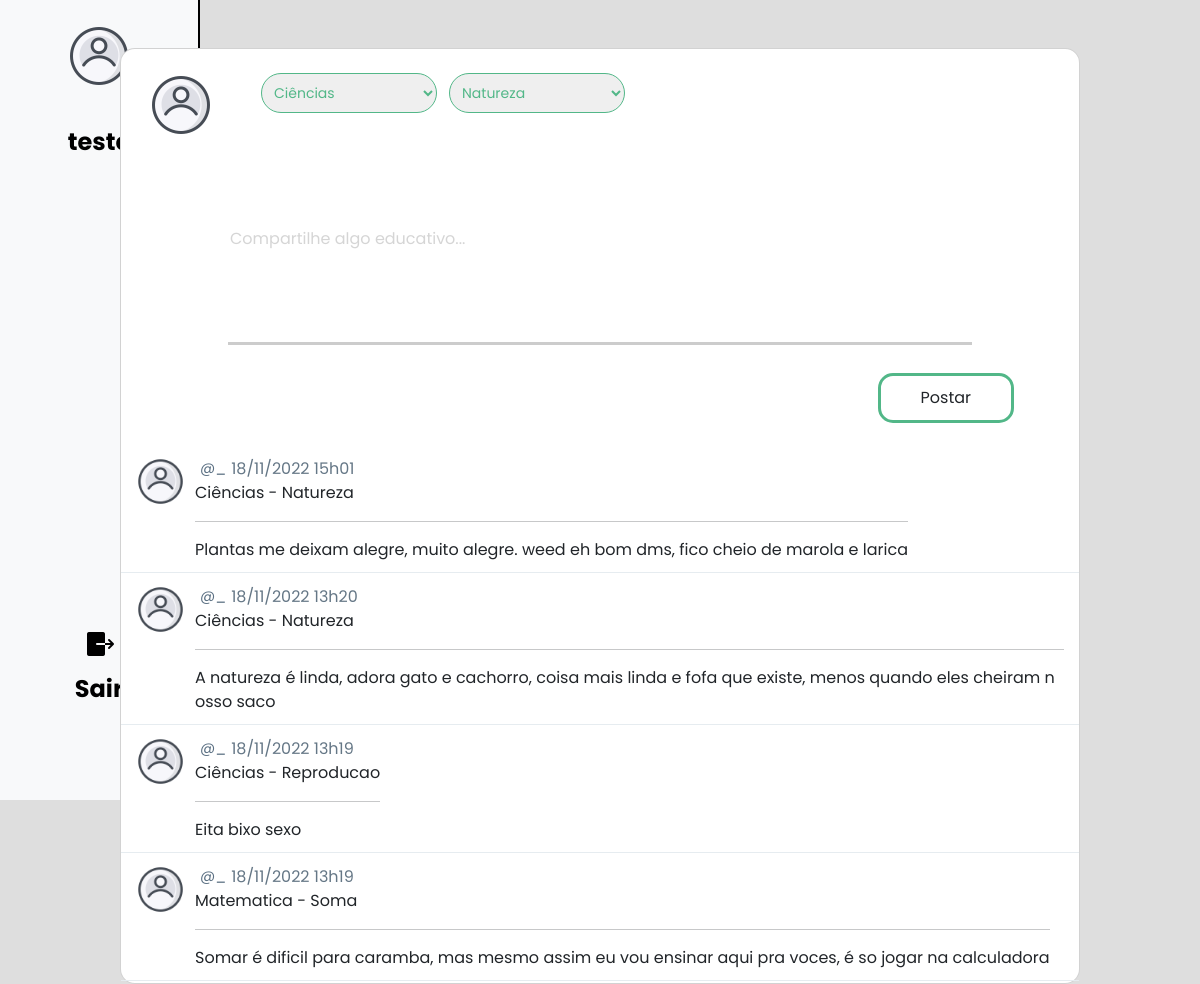
/RestrictArea/index.php (signed in), run on the app's committed database.
### tables this page shows
CREATE TABLE `tbpostagem` (
  `idPostagem` int(11) NOT NULL,
  `idAssunto` int(11) DEFAULT NULL,
  `conteudoPostagem` varchar(150) NOT NULL,
  `idUser` int(11) NOT NULL,
  `idMateria` int(11) NOT NULL,
  `dataPostagem` datetime DEFAULT NULL
);

CREATE TABLE `tbmateria` (
  `idMateria` int(11) NOT NULL,
  `nomeMateria` varchar(150) DEFAULT NULL
);

CREATE TABLE `tbassuntomateria` (
  `idAssunto` int(11) NOT NULL,
  `nomeAssunto` varchar(150) NOT NULL,
  `idMateria` int(11) NOT NULL
);

### classes/Materia.php (called while the page is built, shortened)
<?php
    class Materia{
        public function getMateria(){
            $connection = Connection::getConnection();
            $querySelect = "SELECT * FROM tbMateria";
            $result = $connection->query($querySelect);
            return $result->fetchAll();
        }
    }
?>

### classes/AssuntoMateria.php (called while the page is built, shortened)
<?php
    class AssuntoMateria{
        public function getAssuntoMateria(){
            $connection = Connection::getConnection();
            $querySelect = "select * from tbAssuntoMateria";
            $result = $connection->query($querySelect);
            return $result->fetchAll();
        }
    }
?>

### classes/Postagem.php (called while the page is built, shortened)
<?php
    class Postagem{
        public function getPost(){
            $connection = Connection::getConnection();
            $querySelect = "
            SELECT post.idPostagem, post.conteudoPostagem, materia.nomeMateria, AssunMateria.nomeAssunto, users.nomeUser, users.idUser, DATE_FORMAT(post.dataPostagem,
            '%d/%m/%Y %Hh%i'
            )
            AS
            'dtPostagem'  FROM tbPostagem post
            LEFT JOIN tbuser users on users.idUser = post.idUser
            LEFT JOIN tbmateria materia on materia.idMateria = post.idMateria
            LEFT JOIN tbassuntomateria AssunMateria on AssunMateria.idAssunto = post.idAssunto
            order by dataPostagem desc
            ";
            $result = $connection->query($querySelect);
            return $result->fetchAll();
        }
    }
?>

### RestrictArea/index.php (the view, shortened to what this page needs)
<!DOCTYPE html>
<html lang="en">
<head>
     <link href="https://cdn.jsdelivr.net/npm/bootstrap@5.2.0/dist/css/bootstrap.min.css" rel="stylesheet"
>
    <link rel="stylesheet" type="text/css" href="../css/style.css" media="screen" />
    <link rel="stylesheet" type="text/css" href="css/style.css" media="screen" />
    <link rel="stylesheet" href="css/tweet.css" />
    <link href='https://use.fontawesome.com/releases/v5.1.0/css/all.css' rel='stylesheet' />
</head>
<body>
<div class="container-fluid">
        <div class="row">
          <div class="col-1 left-bar bg-light">
            <ul class="nav flex-column">
                <li class="nav-item ">
                  <img class="card-photo col-1">
                  <h2 class="yourProfile mt-3"><?php echo $_SESSION["nomeSession"]?></h2>
                </li>
              </ul>
              <br>
              <div class="logout">
                <a href="../logout.php">
                  <img>
                  <h2 class="yourProfile mt-3">Sair</h2>
                </a>
              </div>
        </div>
          <div class="col-12">
                <div class="card mt-5 mx-auto">
                <form method="POST" action="rotinas/insertPostComum.php" onSubmit="alerta()" id="form">
                    <div class="row">
                        <img class="card-photo col-1">
                        <select class="select-box form-select-sm col-3 mx-2 mt-4" name="idMateria" id="idMateria">
                        <?php
                            require_once '../classes/Materia.php';
                            require_once '../classes/AssuntoMateria.php';
                            $assunMateria = new AssuntoMateria(null, null);
                            $assunMaterias = $assunMateria->getAssuntoMateria();
                            $materia = new Materia(null, null);
                            $materias = $materia->getMateria();
                            if(!empty($materias)){
                                foreach($materias as $m){ ?>
                                    <option value="<?php echo $m['idMateria']; ?>"><?php echo $m['nomeMateria']; ?></option>
                            <?php }}else{ ?>
                                    <option value="">Sem Materias Cadastradas</option>
                            <?php } ?>
                        </select>
                        <select class="select-box form-select-sm col-3 mx-1 mt-4" name="idAssuntoMateria" id="idAssuntoMateria"  >
                            <?php
                                if(!empty($assunMaterias) ){
                                    foreach($assunMaterias as $am){ ?>
                                            <option value="<?php echo $am['idAssunto']; ?>"><?php echo $am['nomeAssunto']; ?></option>
                          <?php }} else { ?>
                                        <option value="">Sem Assuntos Cadastradas</option>
                          <?php } ?>
                        </select>
                    </div>
                    <div class="card-body mt-5">
                      <div class="input-group flex-nowrap d-flex justify-content-center">
                        <textarea class="input-form" id="input-cadastro" placeholder="Compartilhe algo educativo..." aria-label="Compartilhe algo educativo..." name="txtConteudo" aria-describedby="addon-wrapping" cols="30" rows="10" maxlength="999" autofocus></textarea>
                      </div>
                      <div class="form-group">
                        <button class="btn" id="btnPost" style="margin-left:80%;" type="submit">
                            Postar
                        </button>
                      </div>
                    </div>
                  </form>
            <?php
        require_once '../classes/Postagem.php';
        $post = new Postagem(null, null, null, null);
        $posts = $post->getPost();
        if(!empty($posts)){
          foreach($posts as $p){
            ?>
            <div class="tweet">
              <img class="tweet__author-logo">
              <div class="tweet__main">
                <div class="tweet__header">
                  <div class="tweet__author-slug">
                    @<?php echo $p['idUser'].'_'.$p['nomeUser'];  ?>
                  </div>
                  <div class="tweet__publish-time">
                    <?php echo $p['dtPostagem']; ?>
                  </div>
                </div>
                <div class="tweet__content" style>
                <?php echo $p['nomeMateria'].' - '.$p['nomeAssunto']; ?>
                <hr>
                <?php echo $p['conteudoPostagem']; ?>
                </div>
              </div>
            </div>
          <?php }
        } ?>
                    </div>
                </div>
          </div>
        </div>
</body>
</html>

### css/style.css (style rules this page uses)
body { background-color: #dedede; }
a { text-decoration: none; }
.input-form { font-family: 'Poppins'; margin-bottom: 20px; outline: none; width: 100%; background-color: rgb(239, 239, 239); border: none; border-radius: 15px; transition: 0.4s; }
#input-cadastro { width: 70vh; height: 9vh; background-color: transparent; border-radius: 0; border-bottom:3px solid #ccc; }
#input-cadastro::placeholder { color: rgba(204, 204, 204, 0.832); }

### RestrictArea/css/style.css (style rules this page uses)
* { font-family: 'Poppins'; }
.left-bar { width: 25vh; text-align: center; border-right-width: 0.3vh; height: 100vh; border-right-style: solid; border-right-color: #000; position: fixed; }
.card { display: block; width: 120vh; border-radius: 15px; }
.yourProfile { font-size: 3vh; font-weight: bolder; text-decoration: none; color: black; }
.logout a img { margin-top: 55vh; -webkit-animation-duration: 1s; animation-duration: 1s; -webkit-animation-fill-mode: both; animation-fill-mode: both; -webkit-animation-timing-function: ease-in-out; animation-timing-function: ease-in-out; animation-iteration-count: infinite; -webkit-animation-iteration-count: infinite; }
.card-photo { padding: 0; width: 8vh; margin: 3vh 5vh; }
.btn { margin: 1vh; }
#input-cadastro { resize: none; width: 93vh; height: 15vh; }
.input-form { font-family: 'Poppins'; margin-bottom: 20px; outline: none; width: 100%; background-color: rgb(239, 239, 239); border: none; border-radius: 15px; transition: 0.4s; }
#btnPost { border-color: #52B788; border-radius: 5px; border-width: 0.4vh; border-radius: 15px; padding: 10px; width: 17vh; transition: .8s; }
.select-box { border-radius: 30px; width: 22vh; height: 5vh; color: #52B788; border-color: #52B788; }

### RestrictArea/css/tweet.css (style rules this page uses)
.tweet { display: flex; border-bottom: 1px solid #e6ecf0; margin-bottom: 2px; padding: 10px 15px; }
.tweet__author-logo { width: 49px; height: 49px; border-radius: 50%; margin-right: 10px; }
.tweet__header { display: flex; }
.tweet__author-slug { color: #5b7083; font-size: 15px; }
.tweet__publish-time { margin-left: 5px; color: #657786; }
.tweet__content { word-break: break-all; }

### data on the page
tbpostagem: dtPostagem "18/11/2022 15h01", idMateria.nomeMateria "Ciências", idAssunto.nomeAssunto "Natureza", conteudoPostagem "Plantas me deixam alegre, muito alegre. weed eh bom dms, fico cheio de marola e larica"
tbpostagem: dtPostagem "18/11/2022 13h20", idMateria.nomeMateria "Ciências", idAssunto.nomeAssunto "Natureza", conteudoPostagem "A natureza é linda, adora gato e cachorro, coisa mais linda e fofa que existe, menos quando eles cheiram nosso saco"
tbpostagem: dtPostagem "18/11/2022 13h19", idMateria.nomeMateria "Ciências", idAssunto.nomeAssunto "Reproducao", conteudoPostagem "Eita bixo sexo"
tbpostagem: dtPostagem "18/11/2022 13h19", idMateria.nomeMateria "Matematica", idAssunto.nomeAssunto "Soma", conteudoPostagem "Somar é dificil para caramba, mas mesmo assim eu vou ensinar aqui pra voces, é so jogar na calculadora"

### other printed values
$_SESSION["nomeSession"] "teste"
form field idMateria "Ciências"
form field idAssuntoMateria "Natureza"
